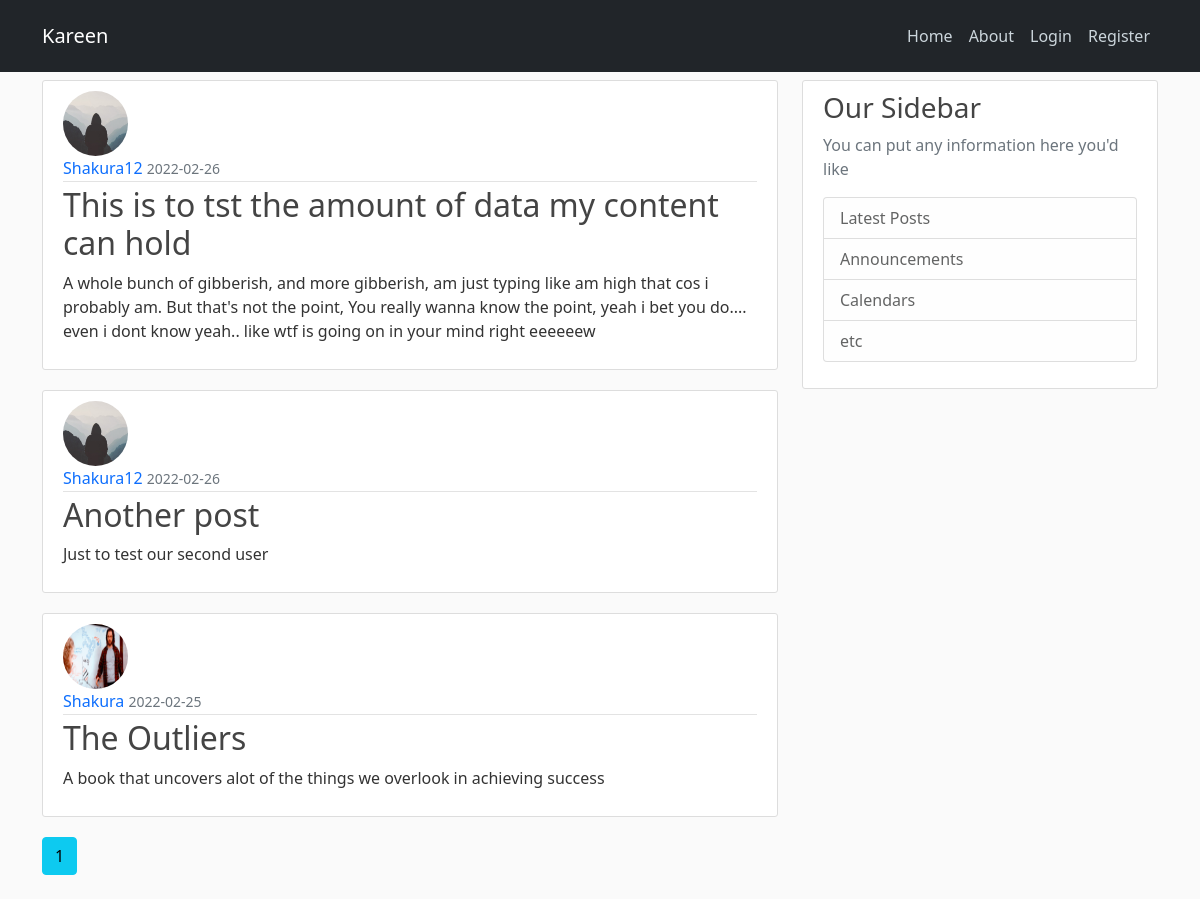
The app's page /home, older data.
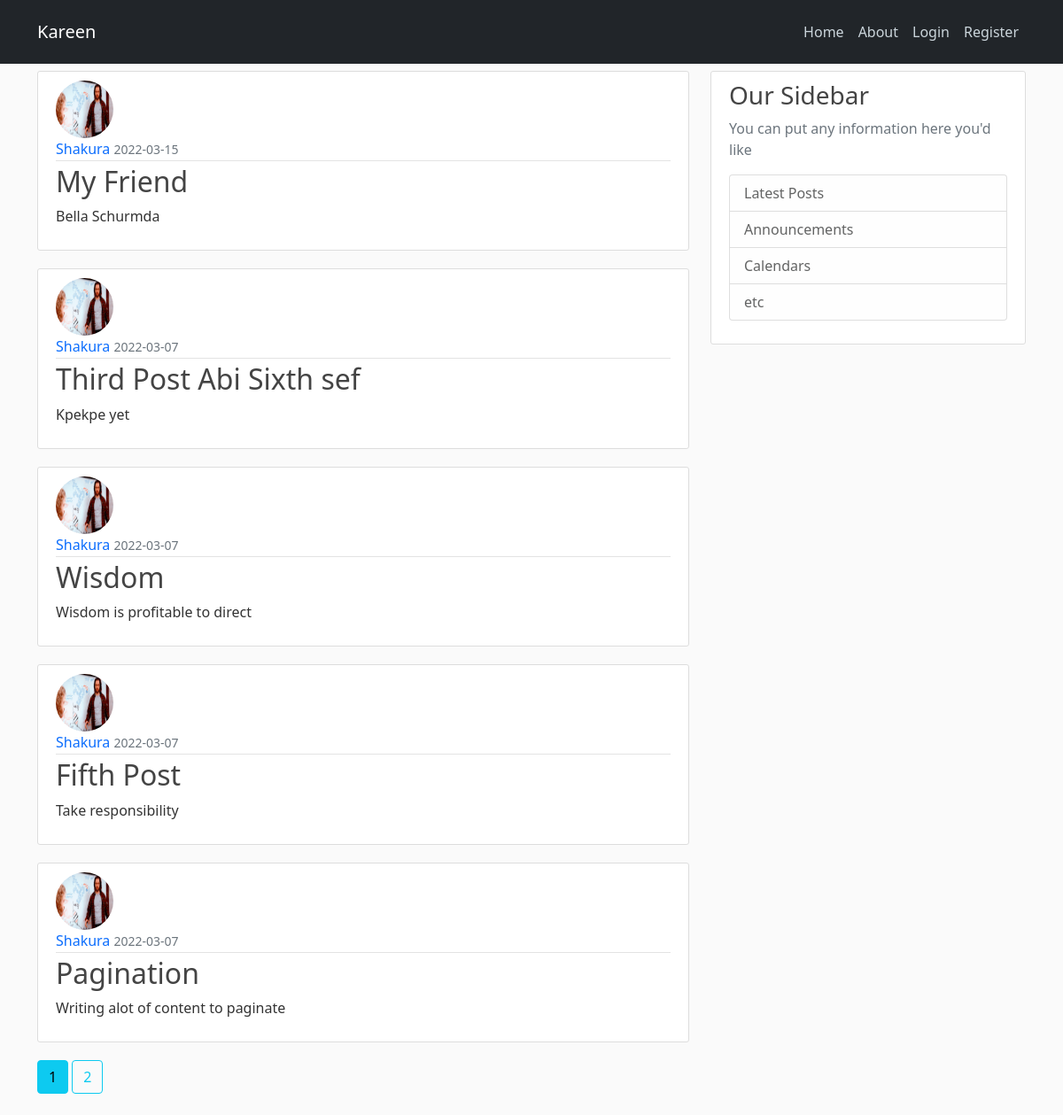
The same page, newer data.
### flaskblog/models.py (models this page shows, shortened)
class Post(db.Model):
    id = db.Column(db.Integer, primary_key = True)
    title = db.Column(db.String(100), nullable=False)
    content = db.Column(db.Text, nullable=False)
    date_posted = db.Column(db.DateTime, nullable=False, default=datetime.utcnow)
    user_id = db.Column(db.Integer, db.ForeignKey('user.id'), nullable = False)

class User(db.Model, UserMixin):
    id = db.Column(db.Integer, primary_key = True)
    username = db.Column(db.String(20), unique = True, nullable = False)
    email = db.Column(db.String(120), unique = True, nullable = False)
    password = db.Column(db.String(60),  nullable = False)
    img_file = db.Column(db.String(20), nullable=False, default = 'default.jpg')
    post = db.relationship('Post', backref='author', lazy = True)

### flaskblog/main/routes.py (the view)
@main.route('/')
@main.route('/home')
def home():
    page = request.args.get('page', 1, type=int)
    posts = Post.query.order_by(Post.date_posted.desc()).paginate(page = page, per_page = 5)
    return render_template('home.html', posts=posts)

### flaskblog/templates/home.html
{% extends 'layout.html' %}
{% block content %}
    {% for post in posts.items %}
       <article class="media content-section">
           <img class = 'rounded-circle article-img' src="{{ url_for ('static', filename = 'profile_pic/' + post.author.img_file)}}">
           <div class="media-body">
                <div class="article-metadata">
                    <a class="mr-2" href="{{ url_for('users.user_posts', username = post.author.username)}}" style="text-decoration: none;"> {{ post.author.username }} </a>
                    <small class="text-muted"> {{ post.date_posted.strftime('%Y-%m-%d') }} </small>
                </div>
                <h2><a class="article-title" href ="{{ url_for('posts.post', post_id=post.id) }}" style="text-decoration: none;" > {{ post.title }} </a></h2>
                <p class="article-content"> {{ post.content }} </p>
            </div>
       </article>
    {% endfor %}
    {% for page_num in posts.iter_pages(left_edge=1, right_edge=1,left_current=1, right_current=2) %}
        {% if page_num %}
            {% if posts.page == page_num %}
                <a class="btn btn-info mb-4" href="{{ url_for('main.home', page=page_num) }}"> {{ page_num }}</a>
            {% else %}
                <a class="btn btn-outline-info mb-4" href="{{ url_for('main.home', page=page_num) }}"> {{ page_num }}</a>
            {% endif %}
        {% else %}
            ...
        {% endif %}
    {% endfor %}
{% endblock content %}

Row changes from the older to the newer data that the page shows:
no longer on this page (row unchanged): Post: img_file (placeholder picture), author.username "Shakura12", date_posted "2022-02-26", title "This is to tst the amount of data my content can hold", content "A whole bunch of gibberish, and more gibberish, am just typing like am high that cos i probably am. But that's not the point, You really wanna know the point, yeah i bet you do.... even i dont know yeah.. like wtf is going on in your mind right eeeeeew"
no longer on this page (row unchanged): Post: img_file (placeholder picture), author.username "Shakura12", date_posted "2022-02-26", title "Another post", content "Just to test our second user"
no longer on this page (row edited): Post: img_file (picture), author.username "Shakura", date_posted "2022-02-25", title "The Outliers", content "A book that uncovers alot of the things we overlook in achieving success"
added Post: img_file (picture), author.username "Shakura", date_posted "2022-03-15", title "My Friend", content "Bella Schurmda"
added Post: img_file (picture), author.username "Shakura", date_posted "2022-03-07", title "Third Post Abi Sixth sef", content "Kpekpe yet"
added Post: img_file (picture), author.username "Shakura", date_posted "2022-03-07", title "Wisdom", content "Wisdom is profitable to direct"
added Post: img_file (picture), author.username "Shakura", date_posted "2022-03-07", title "Fifth Post", content "Take responsibility"
added Post: img_file (picture), author.username "Shakura", date_posted "2022-03-07", title "Pagination", content "Writing alot of content to paginate"
Text that changed along with them:
new list line: "2"
